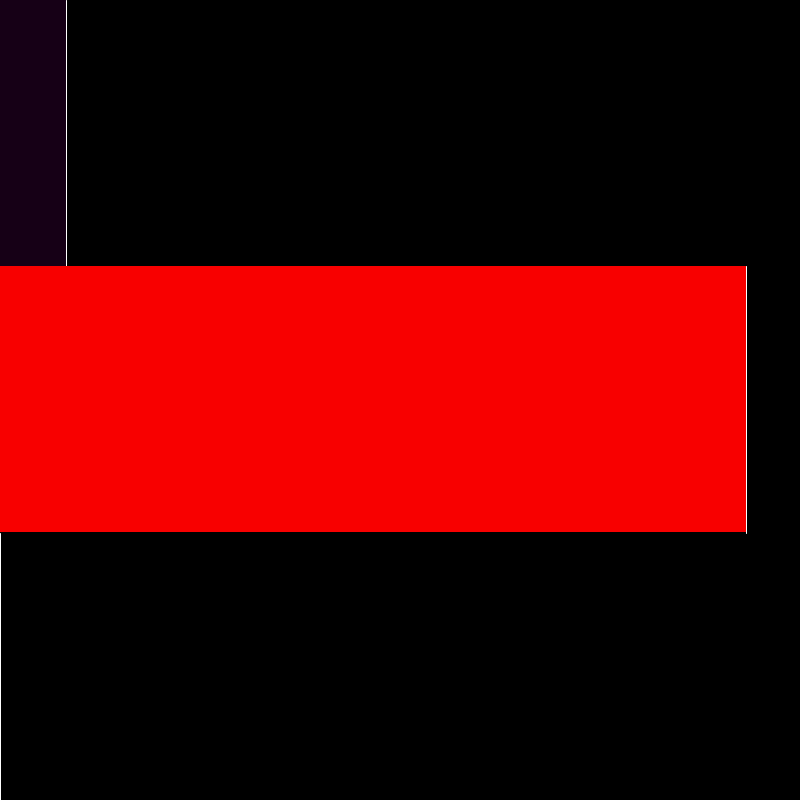
Frame 1 (no input)
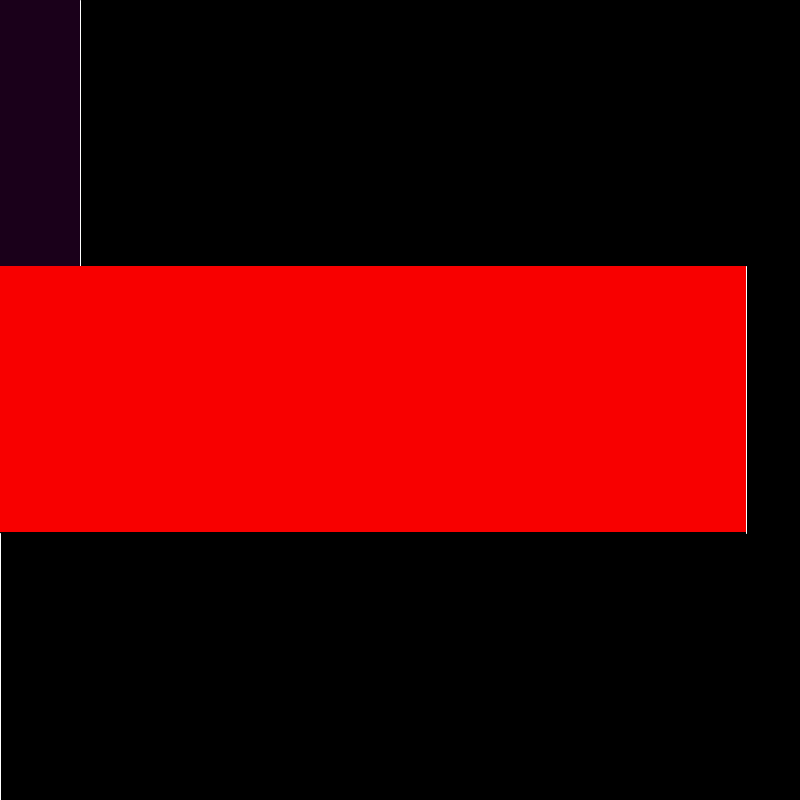
Frame 60 (the mouse pressed at the canvas centre just before this capture)
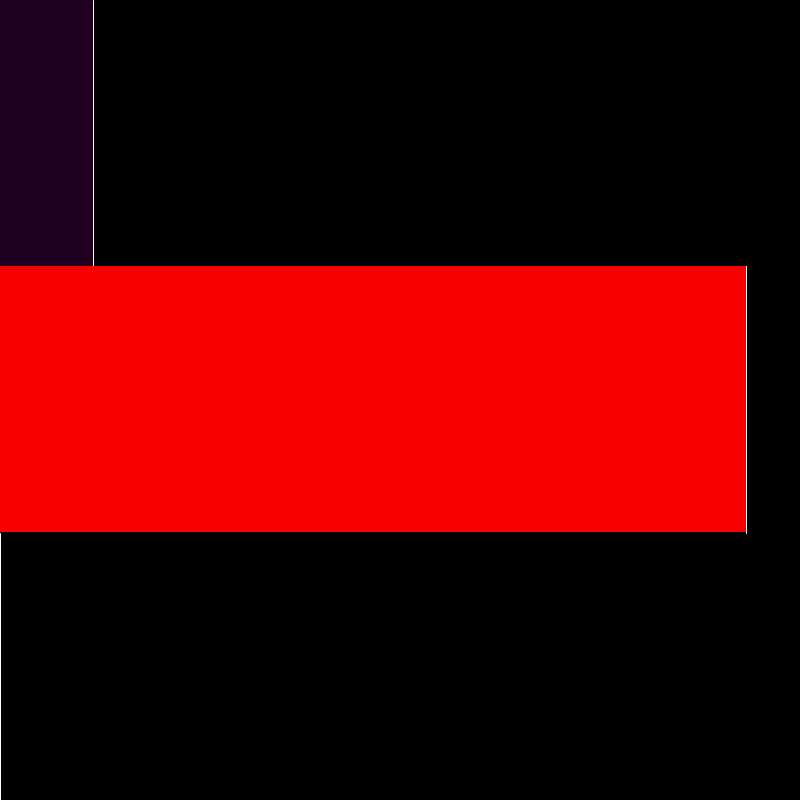
Frame 120 (the mouse held since frame 60 and released just before this capture)

The Processing sketch that drew these frames (run headless with seeded random() and noise(); from frame 60 on, the mouse is pressed at the canvas centre):

// Processing sketch: code_07_17
// ── code_07_17.pde
void setup() {
  size(800, 800);
}

void draw() {
  background(0);

  float s = map(second(), 0, 60, 0, width);
  float m = map(minute(), 0, 60, 0, width);
  float h = map(hour(), 0, 24, 0, width);
  
  // Segundos
  noStroke();
  fill(s/3, 0, s/3);
  rect(0, 0, s, height/3);
  stroke(255);
  line(s, 0, s, height/3);

  // Minutos
  noStroke();
  fill(m/3, 0, 0);
  rect(0, height/3, m, height/3);
  stroke(255);
  line(m, height/3, m, height/1.5);
  
  //Horas
  noStroke();
  fill(0, h/3, h/3);
  rect(0, height/1.5, h, height/3);
  stroke(255);
  line(h, height/1.5, h, height);
 
}
